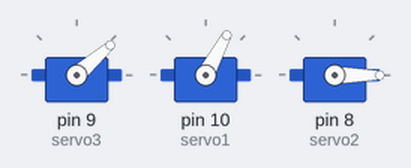
Bench run of a sketch on a simulated Arduino Uno, built with avr-gcc and run on an emulated ATmega328P. Shown: 3 × servo.

Above: at 0.05 s.
At 1.05 s:
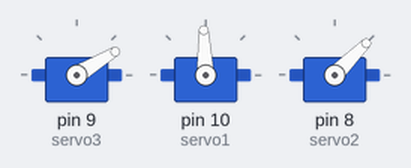
At 1.75 s:
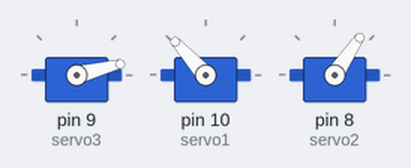
At 3.5 s:
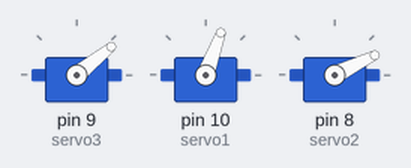
Timing chart, 0 to 5.2 s (numbered marks = the images above):
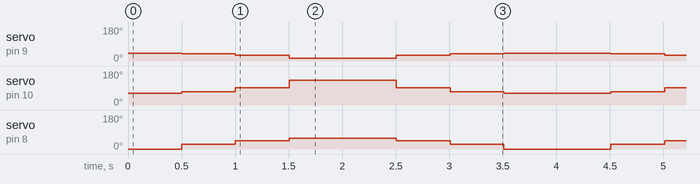

The sketch:

stepper_motor_code.ino
```cpp
#include<Servo.h>              //Servo library

Servo servo3;//initialize a servo object for the connected servo
Servo servo1;
Servo servo2;
int angle = 0;

void setup()
{

   Serial.begin(9600);
   servo3.attach(9);      // attach the signal pin of servo to pin9 of arduino
   servo1.attach(10);
   servo2.attach(8);
}

void loop()
{
  for(int yy=0;;yy+=5)
   {
    double x,y,z,angle1rad,angle2rad,angle3rad,r1,r2,r3,a1,a2,a3,angle1,angle2,angle3;
    a1=15;
    a2=10;
    a3=10;
    x=10;
    z=12;
    if(yy>15)break;
    y=yy;


    angle1rad = atan2(y,x);
    r1 = sqrt(y*y+x*x);
    r2 = z -a1;
    r3 = sqrt(r2*r2+r1*r1);
    angle2rad = atan2(r2,r1)+ acos((a3*a3 - a2*a2 -r3*r3)/(-2*a2*r3));
    angle3rad = PI + acos((r3*r3 - a2*a2 -a3*a3)/(-2*a2*a3));
    angle1 = angle1rad*180/PI;
    angle2 = angle2rad*180/PI;
    angle3 = angle3rad*180/PI;
    angle3 = 180 + (angle3-360);
    servo2.write(angle1);
    servo3.write(angle2);
    servo1.write(angle3);
    //Serial.println("angle1 "+String(angle1)+ " angle2 "+String(angle2)+" angle3 "+String(angle3));
    delay(500);


  }
for(int yy=15;;yy-=5)
   {
    double x,y,z,angle1rad,angle2rad,angle3rad,r1,r2,r3,a1,a2,a3,angle1,angle2,angle3;
    a1=15;
    a2=10;
    a3=10;
    x=10;
    z=12;
    if(yy<0)break;
    y=yy;


    angle1rad = atan2(y,x);
    r1 = sqrt(y*y+x*x);
    r2 = z -a1;
    r3 = sqrt(r2*r2+r1*r1);
    angle2rad = atan2(r2,r1)+ acos((a3*a3 - a2*a2 -r3*r3)/(-2*a2*r3));
    angle3rad = PI + acos((r3*r3 - a2*a2 -a3*a3)/(-2*a2*a3));
    angle1 = angle1rad*180/PI;
    angle2 = angle2rad*180/PI;
    angle3 = angle3rad*180/PI;
    angle3 = 180 + (angle3-360);
    servo2.write(angle1);
    servo3.write(angle2);
    servo1.write(angle3);
    //Serial.println("angle1 "+String(angle1)+ " angle2 "+String(angle2)+" angle3 "+String(angle3));
    delay(500);


  }


}
```

Measured:
- by itself, servo on pin 9 (servo3): repeats every 4.0 s: 31° 0.50 s, 14° 1.0 s, 31° 0.50 s, 39° 0.50 s, 41° 1.0 s, 39° 0.50 s
- by itself, servo on pin 10 (servo1): repeats every 4.0 s: 92° 0.50 s, 132° 1.0 s, 92° 0.50 s, 70° 0.50 s, 62° 1.0 s, 70° 0.50 s
- by itself, servo on pin 8 (servo2): repeats every 4.0 s: 45° 0.50 s, 56° 1.0 s, 45° 0.50 s, 26° 0.50 s, 0° 1.0 s, 26° 0.50 s
